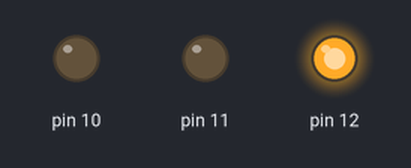
Simulated run of this sketch. Board: Arduino Uno, built with avr-gcc and run on an emulated ATmega328P. Parts: output pins drawn as LEDs (lit = HIGH).

Above: at 1.0 s.
At 2.5 s:
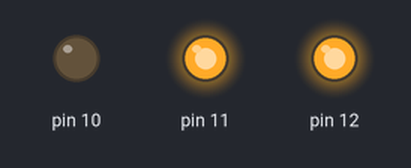
At 5.5 s:
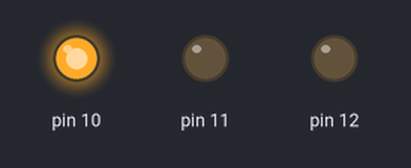
At 8.5 s:
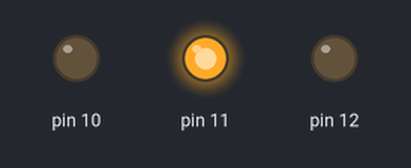
Timing chart, 0 to 11.7 s (numbered marks = the images above):
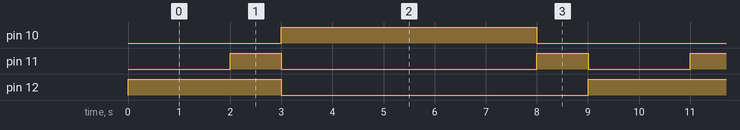

Measured:
- by itself, pin 10: alternates HIGH for 5.0 s and LOW for 4.0 s
- by itself, pin 11: repeats every 9.0 s: LOW 5.0 s, HIGH 1.0 s, LOW 2.0 s, HIGH 1.0 s
- by itself, pin 12: alternates HIGH for 3.0 s and LOW for 6.0 s

The sketch:

ampelschaltung.ino
```cpp
void setup() {
  pinMode(12, OUTPUT);
  pinMode(11, OUTPUT);
  pinMode(10, OUTPUT);
}

int arr1[] = {
  HIGH, LOW, LOW, 2000, // Halten
  HIGH, HIGH, LOW, 1000, // Bereit für start
  LOW, LOW, HIGH, 5000, // Fahren
  LOW, HIGH, LOW, 1000 // Bereit für halten
};

void loop() {
  // put your main code here, to run repeatedly:

  for (byte i = 0; i < sizeof(arr1) / sizeof(int); i += 4) {
    digitalWrite(12, arr1[i]);
    digitalWrite(11, arr1[i+1]);
    digitalWrite(10, arr1[i+2]);
    delay(arr1[i+3]);
  }
}
```
